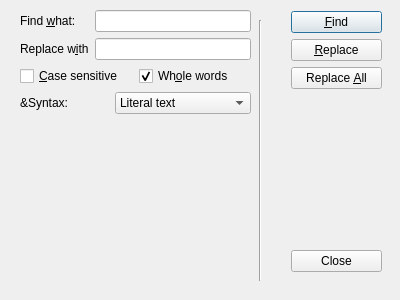
<?xml version="1.0" encoding="UTF-8"?>
<ui version="4.0">
 <class>FindAndReplaceDlg</class>
 <widget class="QDialog" name="FindAndReplaceDlg">
  <property name="geometry">
   <rect>
    <x>0</x>
    <y>0</y>
    <width>400</width>
    <height>300</height>
   </rect>
  </property>
  <property name="windowTitle">
   <string>Find And Replace</string>
  </property>
  <widget class="Line" name="line">
   <property name="geometry">
    <rect>
     <x>250</x>
     <y>20</y>
     <width>20</width>
     <height>261</height>
    </rect>
   </property>
   <property name="orientation">
    <enum>Qt::Vertical</enum>
   </property>
  </widget>
  <widget class="QWidget" name="">
   <property name="geometry">
    <rect>
     <x>20</x>
     <y>10</y>
     <width>231</width>
     <height>271</height>
    </rect>
   </property>
   <layout class="QVBoxLayout" name="verticalLayout">
    <item>
     <layout class="QGridLayout" name="gridLayout">
      <item row="0" column="0">
       <widget class="QLabel" name="label">
        <property name="text">
         <string>Find &amp;what:</string>
        </property>
        <property name="buddy">
         <cstring>findLineEdit</cstring>
        </property>
       </widget>
      </item>
      <item row="0" column="1">
       <widget class="QLineEdit" name="findLineEdit"/>
      </item>
      <item row="1" column="0">
       <widget class="QLabel" name="label_2">
        <property name="text">
         <string>Replace w&amp;ith</string>
        </property>
        <property name="buddy">
         <cstring>replaceLineEdit</cstring>
        </property>
       </widget>
      </item>
      <item row="1" column="1">
       <widget class="QLineEdit" name="replaceLineEdit"/>
      </item>
     </layout>
    </item>
    <item>
     <layout class="QHBoxLayout" name="horizontalLayout">
      <item>
       <widget class="QCheckBox" name="caseCheckBox">
        <property name="text">
         <string>&amp;Case sensitive</string>
        </property>
       </widget>
      </item>
      <item>
       <widget class="QCheckBox" name="wholeCheckBox">
        <property name="text">
         <string>Wh&amp;ole words</string>
        </property>
        <property name="checked">
         <bool>true</bool>
        </property>
       </widget>
      </item>
     </layout>
    </item>
    <item>
     <layout class="QHBoxLayout" name="horizontalLayout_2">
      <item>
       <widget class="QLabel" name="Syntax">
        <property name="text">
         <string>&amp;Syntax:</string>
        </property>
       </widget>
      </item>
      <item>
       <widget class="QComboBox" name="syntaxComboBox">
        <item>
         <property name="text">
          <string>Literal text</string>
         </property>
        </item>
        <item>
         <property name="text">
          <string>Regular expression</string>
         </property>
        </item>
       </widget>
      </item>
     </layout>
    </item>
    <item>
     <spacer name="verticalSpacer">
      <property name="orientation">
       <enum>Qt::Vertical</enum>
      </property>
      <property name="sizeHint" stdset="0">
       <size>
        <width>20</width>
        <height>38</height>
       </size>
      </property>
     </spacer>
    </item>
   </layout>
  </widget>
  <widget class="QWidget" name="">
   <property name="geometry">
    <rect>
     <x>291</x>
     <y>11</y>
     <width>91</width>
     <height>261</height>
    </rect>
   </property>
   <layout class="QVBoxLayout" name="verticalLayout_2">
    <item>
     <widget class="QPushButton" name="findButton">
      <property name="text">
       <string>&amp;Find</string>
      </property>
     </widget>
    </item>
    <item>
     <widget class="QPushButton" name="replaceButton">
      <property name="text">
       <string>&amp;Replace</string>
      </property>
     </widget>
    </item>
    <item>
     <widget class="QPushButton" name="replaceAllButton">
      <property name="text">
       <string>Replace &amp;All</string>
      </property>
     </widget>
    </item>
    <item>
     <spacer name="verticalSpacer_2">
      <property name="orientation">
       <enum>Qt::Vertical</enum>
      </property>
      <property name="sizeHint" stdset="0">
       <size>
        <width>20</width>
        <height>40</height>
       </size>
      </property>
     </spacer>
    </item>
    <item>
     <widget class="QPushButton" name="closeButton">
      <property name="text">
       <string>Close</string>
      </property>
     </widget>
    </item>
   </layout>
  </widget>
 </widget>
 <resources/>
 <connections>
  <connection>
   <sender>closeButton</sender>
   <signal>clicked()</signal>
   <receiver>FindAndReplaceDlg</receiver>
   <slot>reject()</slot>
   <hints>
    <hint type="sourcelabel">
     <x>338</x>
     <y>262</y>
    </hint>
    <hint type="destinationlabel">
     <x>199</x>
     <y>149</y>
    </hint>
   </hints>
  </connection>
 </connections>
</ui>
